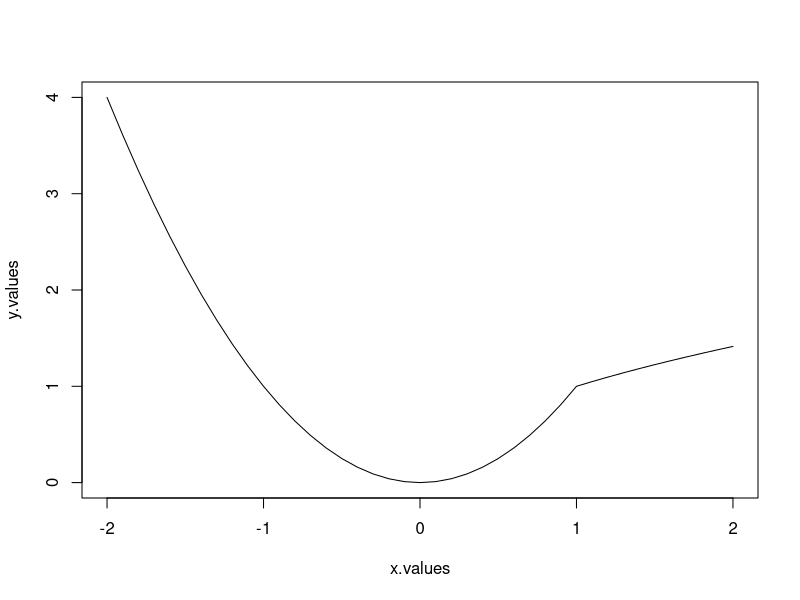
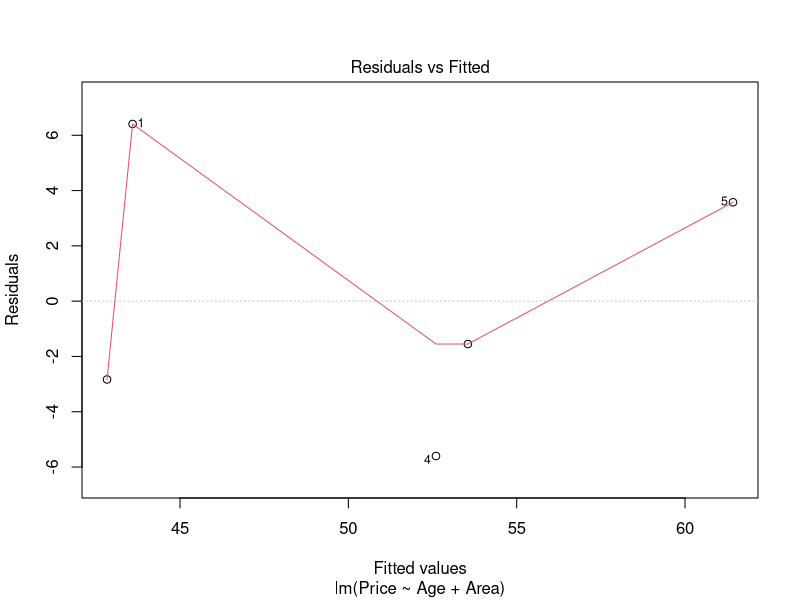
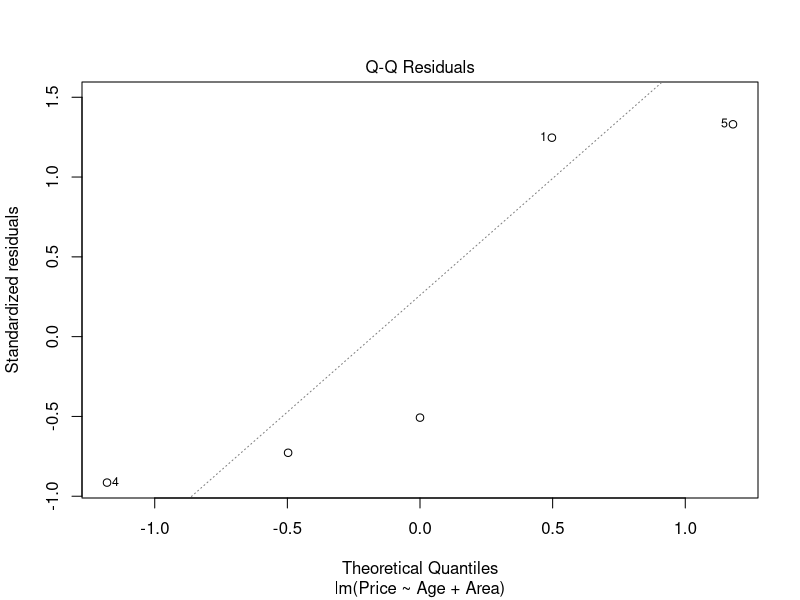
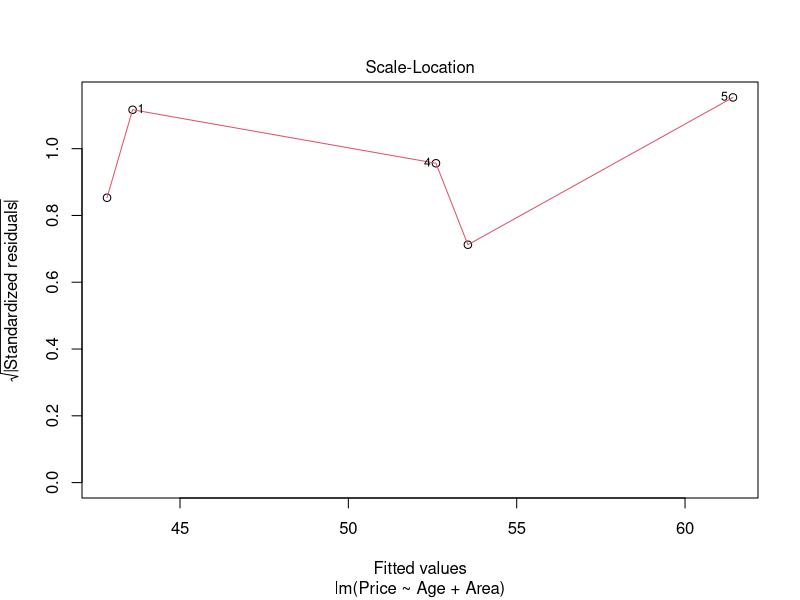
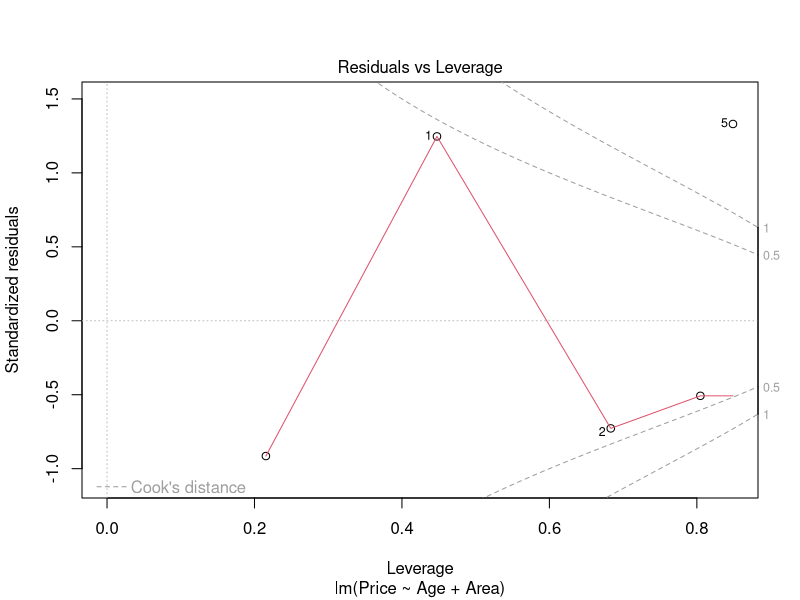

Here is the R script that generated these plots, in order:
#1

foo=function(x){
  if(x<=0){ y=-x^3}
  if(x>1) {y=sqrt(x)}
  else {y=x^2}
  return(y)
}

foo(4)
# input
x.values <- seq(-2, 2, by = 0.1)
# for each x calculate y
n <- length(x.values)
y.values <- rep(0, n)
for (i in 1:n) {
  x <- x.values[i]
  y=foo(x)
  y.values[i] <- y
}
# output
plot(x.values, y.values, type = "l")

#2

h=function(x,n){
  sum=0
  for(i in 0:n){
    sum=sum+x^i
  }
  return(sum)
}
h(2,3)

#3

h2=function(x,n){
  if(x!=1){
  sum=(1.0-x^(n+1))/(1.0-x)
  }
  else{
    sum=(n+1)*x
  }
  return(sum)
}
h2(1,3)
h2(0.3,55)
h(0.3,55)
h2(6.6,8)
h(6.6,8)


#4

h3=function(x,n){
  sum=0
  i=0
  while(i<=n){
    sum=sum+x^i
    i=i+1
  }
  return(sum)
}

h3(2,3)

h4=function(x,n){
  i=c(0:n)
  vector=x^i
  sum_ = sum(vector)
  return(sum_)
}
h4(6.6,8)


#5

vect=c(4,2)
rotate=function(vect,theta){
  theta=theta*pi/180
  rotation=matrix(c(cos(theta),sin(theta),-sin(theta),cos(theta)),2,2)
  print(rotation)
  new_vect = rotation%*%vect
  return(new_vect)
}
rotate(vect,60)


#6

price=c(50,40,52,47,65)
age=c(1,5,5,10,20)
area=c(1,1,2,2,3)
df=data.frame(
  Price=price,
  Age=age,
  Area=area
)
df
multi.fit=lm(Price~Age+Area,data=df)
summary(multi.fit)
plot(multi.fit)



